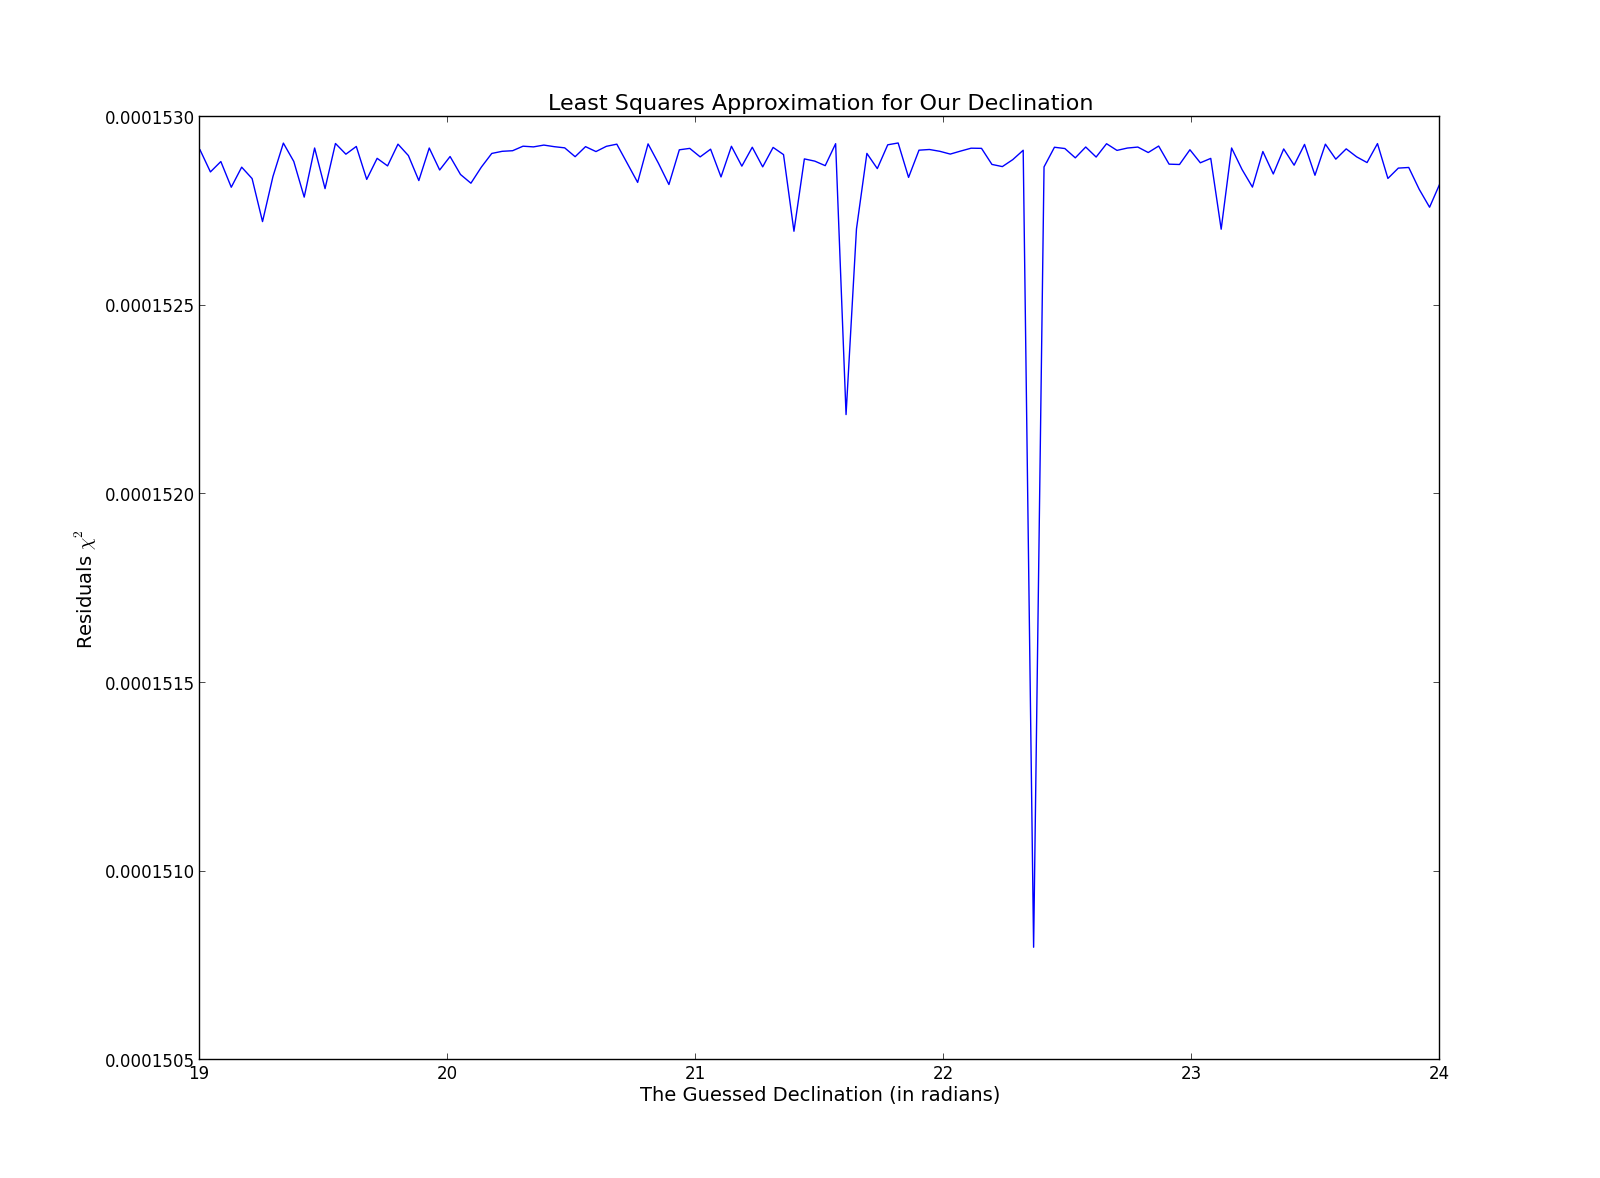

This chart was generated by the following Python code:
import numpy as np 
import matplotlib.pyplot as plt

def msmooth(air, width): #air is the signal that we smooth
    array = np.array(air) #making a deep copy
    for i in range(width, len(air)-width): #this takes care of the regions where no data exists by ignoring them
        array[i]= np.median(air[i-width:i+width])
    return array

##for this code, we will attempt to use the Fringe amplitude equation to obtain a best fit declination for the crab nebula
##all angles will be treated as radians in this code
f = np.load('3C144-4_3_2014-23.npz')

x = f['lst']-5.576 #right ascension is in hours which must be changed to radians
y = f['volts']

#A = np.cos(2*np.pi*v*t) these (A&B) won't be used because they are what we are fitting for!
#B = np.sin(2*np.pi*v*t) see above comment ^
#now we have to make a guess about what the value of (B/l)*np.cos(q) is as well as adopt a value for r (the right ascension (alpha))
# we have to make guesses for q now.
B = 10 #here we assume the baseline to be 10 meters
c = 3*10**8 #in meters per second
v = 1.067*10**10 #in reciprical seconds
l = c/v #our wavelength
#C = [2*np.pi*(B/l)*np.cos(q)]
Y = y - msmooth(y,75) #this removes the DC offset
Y = Y[75:-75]
x = x[75:-75]
s_sq = []
guess = np.linspace(19,24,120)
for q in guess:
    X = np.empty([2.0, len(x)])
    X[0,:] = np.cos(2*np.pi*B/l*np.cos(q)*np.sin((2./24)*np.pi*(x)))
    X[1,:] = np.sin(2*np.pi*B/l*np.cos(q)*np.sin((2./24)*np.pi*(x)))
    XX = np.dot(X, np.transpose(X))
    XY = np.dot(Y, np.transpose(X))
    XXI = np.linalg.inv(XX)
    a  = np.dot(XXI,XY) #our coeffs
    YBAR = np.dot(a,X)
    DELY = YBAR - Y
    s_sq = np.append(s_sq, np.sum(DELY**2))

dex = np.argmin(s_sq)
Dmin = guess[dex] 
plt.plot(guess, s_sq)
plt.xlabel('The Guessed Declination (in radians)',fontsize= 14)
plt.ylabel('Residuals $\chi^2$',fontsize = 14)
plt.title('Least Squares Approximation for Our Declination',fontsize = 16)
